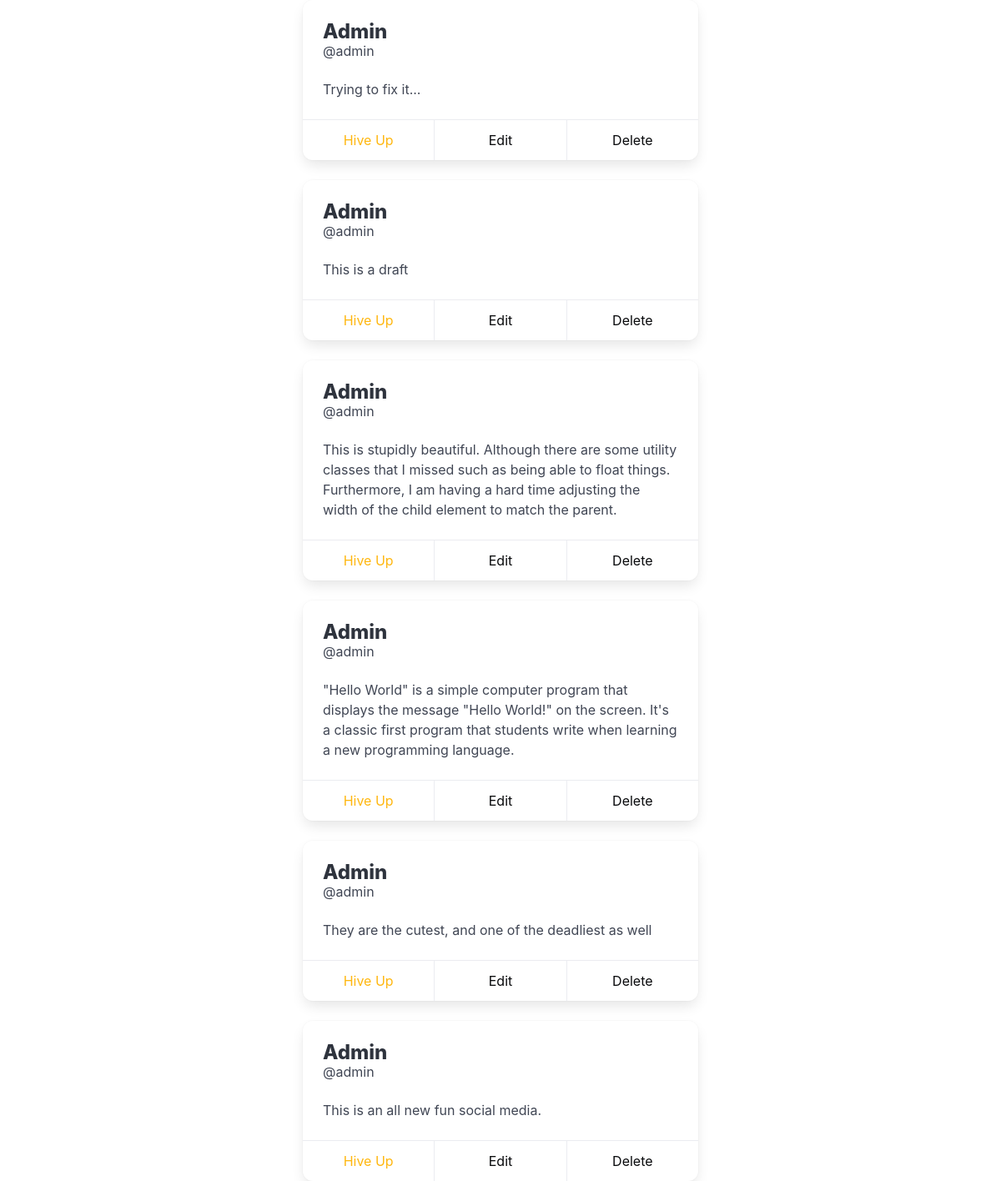
/buzz/ (signed in), run on the app's committed database.
### buzz/models.py (models this page shows, shortened)
class Buzz(models.Model):
    class Status(models.TextChoices):
        PUBLISHED = 'PBL', 'Published'
        DRAFT = 'DFT', 'Draft'
    title = models.CharField(max_length=250)
    body = models.TextField()
    slug = models.SlugField(max_length=250, unique_for_date='publish')
    publish = models.DateTimeField(default=timezone.now)
    created = models.DateTimeField(auto_now_add=True)
    updated = models.DateTimeField(auto_now=True)
    author = models.ForeignKey(
        to=settings.AUTH_USER_MODEL,
        on_delete=models.CASCADE,
        related_name='buzzes'
    )
    status = models.CharField(
        max_length=3,
        choices=Status,
        default=Status.DRAFT
    )
    objects = models.Manager()
    published = BuzzPublishedManager()
    class Meta:
        verbose_name_plural = 'Buzzes'
        ordering = ['-publish']
        indexes = [
            models.Index(fields=['-publish'])
        ]

### buzz/views.py (the view)
def buzz_list(request):
    buzzes = Buzz.published.all()
    return render(
        request=request,
        template_name='buzz/list.html',
        context={ 'buzzes': buzzes }
    )

### buzz/models.py (called while the page is built)
    def get_queryset(self):
        return (
            super().get_queryset().filter(status=Buzz.Status.PUBLISHED)
        )

### templates/buzz/list.html (shortened to what this page needs)
{% extends "base.html" %}
{% block content %}
  <div class="fixed-grid has-4-cols">
    <div class="grid">
      <div class="cell">
      </div>
      <div class="cell is-col-span-2">
        {% block center %}
          {% for buzz in buzzes %}
            {% include "components/buzz.html" with buzz=buzz %}
          {% endfor %}
        {% endblock center %}
      </div>
      <div class="cell">
      </div>
    </div>
  </div>
{% endblock content %}

### templates/components/buzz.html
<div class="card">
  <div class="card-content">
    <div class="media">
      <div class="media-content">
        <p class="title is-4">
          {% if buzz.author.first_name %}
            {{ buzz.author.first_name }}
          {% else %}
            {{ buzz.author.username|title }}
          {% endif %}
        </p>
        <p class="subtitle is-6">@{{ buzz.author.username }}</p>
      </div>
    </div>
    <div class="content">
      {{ buzz.body }}
    </div>
  </div>
  <footer class="card-footer">
    <a href="#" class="card-footer-item has-text-warning">Hive Up</a>
    <a href="#" class="card-footer-item has-text-black">Edit</a>
    <a href="#" class="card-footer-item has-text-black">Delete</a>
  </footer>
</div>

### data on the page
Buzz: author.username "Admin", author.username "admin", body "Trying to fix it..."
Buzz: author.username "Admin", author.username "admin", body "This is a draft"
Buzz: author.username "Admin", author.username "admin", body "This is stupidly beautiful. Although there are some utility classes that I missed such as being able to float things. Furthermore, I am having a hard time adjusting the width of the child element to match the parent."
Buzz: author.username "Admin", author.username "admin", body "\"Hello World\" is a simple computer program that displays the message \"Hello World!\" on the screen. It's a classic first program that students write when learning a new programming language."
Buzz: author.username "Admin", author.username "admin", body "They are the cutest, and one of the deadliest as well"
Buzz: author.username "Admin", author.username "admin", body "This is an all new fun social media."
